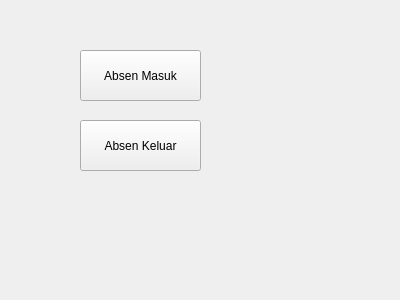
<?xml version="1.0" encoding="UTF-8"?>
<ui version="4.0">
 <class>Form</class>
 <widget class="QWidget" name="Form">
  <property name="geometry">
   <rect>
    <x>0</x>
    <y>0</y>
    <width>400</width>
    <height>300</height>
   </rect>
  </property>
  <property name="mouseTracking">
   <bool>false</bool>
  </property>
  <property name="windowTitle">
   <string>Form</string>
  </property>
  <widget class="QPushButton" name="AbsenMasuk">
   <property name="geometry">
    <rect>
     <x>80</x>
     <y>50</y>
     <width>121</width>
     <height>51</height>
    </rect>
   </property>
   <property name="text">
    <string>Absen Masuk</string>
   </property>
  </widget>
  <widget class="QPushButton" name="AbsenKeluar">
   <property name="geometry">
    <rect>
     <x>80</x>
     <y>120</y>
     <width>121</width>
     <height>51</height>
    </rect>
   </property>
   <property name="text">
    <string>Absen Keluar</string>
   </property>
  </widget>
 </widget>
 <resources/>
 <connections/>
</ui>
